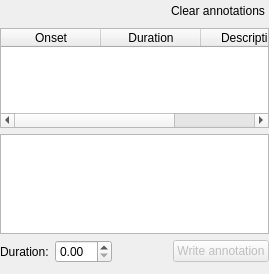
           <widget class="QWidget" name="page_10">
            <property name="geometry">
             <rect>
              <x>0</x>
              <y>0</y>
              <width>269</width>
              <height>274</height>
             </rect>
            </property>
            <attribute name="label">
             <string>Annotations</string>
            </attribute>
            <layout class="QGridLayout" name="gridLayout_41">
             <property name="leftMargin">
              <number>0</number>
             </property>
             <property name="topMargin">
              <number>0</number>
             </property>
             <property name="rightMargin">
              <number>0</number>
             </property>
             <item row="0" column="0">
              <layout class="QHBoxLayout" name="horizontalLayout_30">
               <item>
                <spacer name="horizontalSpacer_24">
                 <property name="orientation">
                  <enum>Qt::Horizontal</enum>
                 </property>
                 <property name="sizeHint" stdset="0">
                  <size>
                   <width>40</width>
                   <height>20</height>
                  </size>
                 </property>
                </spacer>
               </item>
               <item>
                <widget class="QPushButton" name="pushButton_remove_annotations">
                 <property name="text">
                  <string>Clear annotations</string>
                 </property>
                 <property name="icon">
                  <iconset theme="edit-delete">
                   <normaloff>../../../../../../../../../../../../../../../../../../../../../../../../../../../../../../../../../../../../../.designer/backup</normaloff>../../../../../../../../../../../../../../../../../../../../../../../../../../../../../../../../../../../../../.designer/backup</iconset>
                 </property>
                 <property name="iconSize">
                  <size>
                   <width>22</width>
                   <height>22</height>
                  </size>
                 </property>
                 <property name="flat">
                  <bool>true</bool>
                 </property>
                 <property name="class" stdset="0">
                  <string>danger icon_button</string>
                 </property>
                </widget>
               </item>
              </layout>
             </item>
             <item row="1" column="0">
              <widget class="QTableWidget" name="tableWidget_annotations">
               <property name="focusPolicy">
                <enum>Qt::NoFocus</enum>
               </property>
               <property name="editTriggers">
                <set>QAbstractItemView::NoEditTriggers</set>
               </property>
               <property name="selectionBehavior">
                <enum>QAbstractItemView::SelectRows</enum>
               </property>
               <attribute name="horizontalHeaderStretchLastSection">
                <bool>true</bool>
               </attribute>
               <attribute name="verticalHeaderVisible">
                <bool>false</bool>
               </attribute>
               <column>
                <property name="text">
                 <string>Onset</string>
                </property>
               </column>
               <column>
                <property name="text">
                 <string>Duration</string>
                </property>
               </column>
               <column>
                <property name="text">
                 <string>Description</string>
                </property>
               </column>
              </widget>
             </item>
             <item row="2" column="0">
              <widget class="QTextEdit" name="textEdit_annotations"/>
             </item>
             <item row="3" column="0">
              <layout class="QHBoxLayout" name="horizontalLayout_21">
               <item>
                <widget class="QLabel" name="label_19">
                 <property name="text">
                  <string>Duration:</string>
                 </property>
                </widget>
               </item>
               <item>
                <widget class="QDoubleSpinBox" name="doubleSpinBox_annotation_duration"/>
               </item>
               <item>
                <spacer name="horizontalSpacer_28">
                 <property name="orientation">
                  <enum>Qt::Horizontal</enum>
                 </property>
                 <property name="sizeHint" stdset="0">
                  <size>
                   <width>40</width>
                   <height>20</height>
                  </size>
                 </property>
                </spacer>
               </item>
               <item>
                <widget class="QPushButton" name="pushButton_save_annotation">
                 <property name="enabled">
                  <bool>false</bool>
                 </property>
                 <property name="text">
                  <string>Write annotation</string>
                 </property>
                </widget>
               </item>
              </layout>
             </item>
            </layout>
           </widget>
